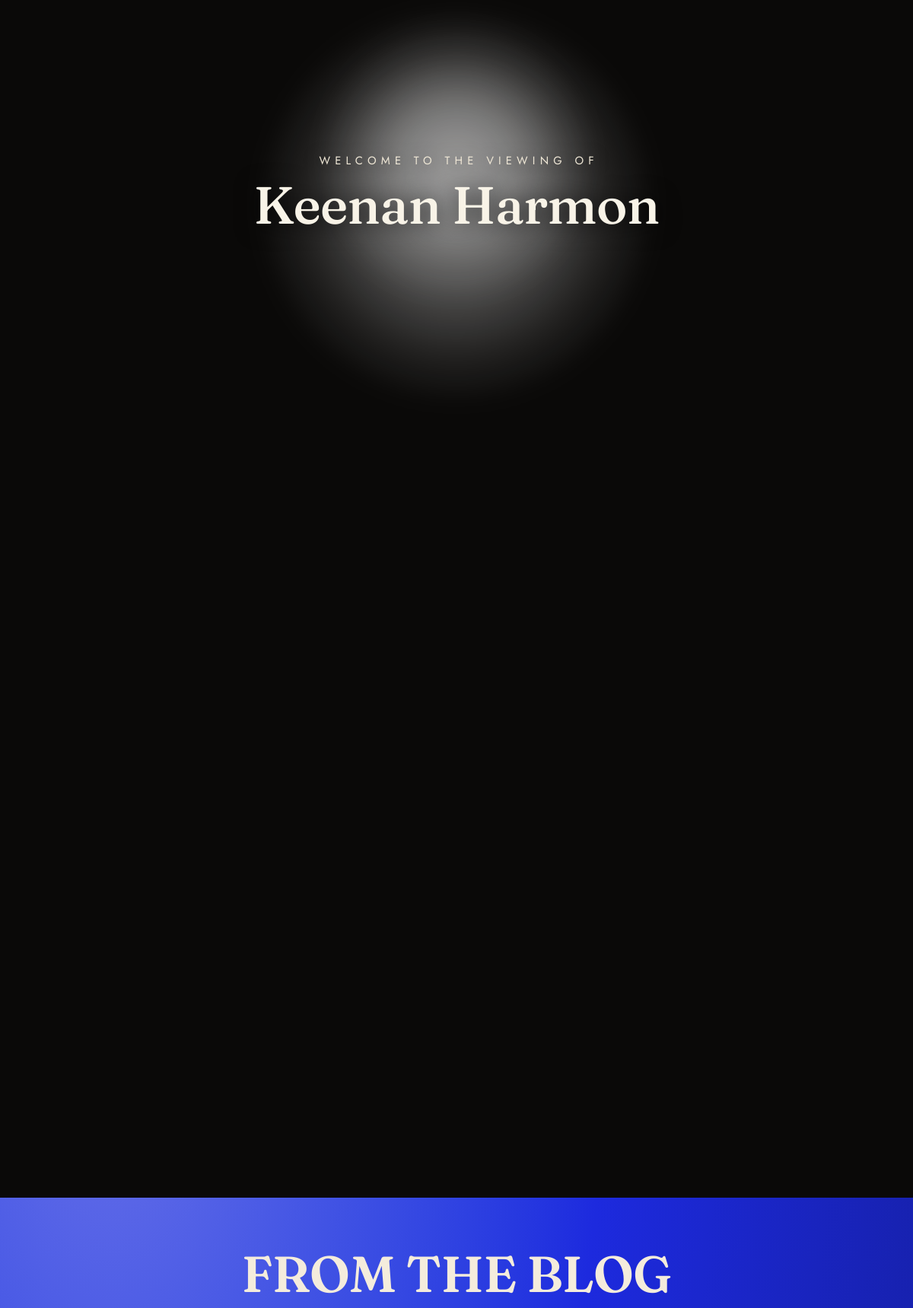
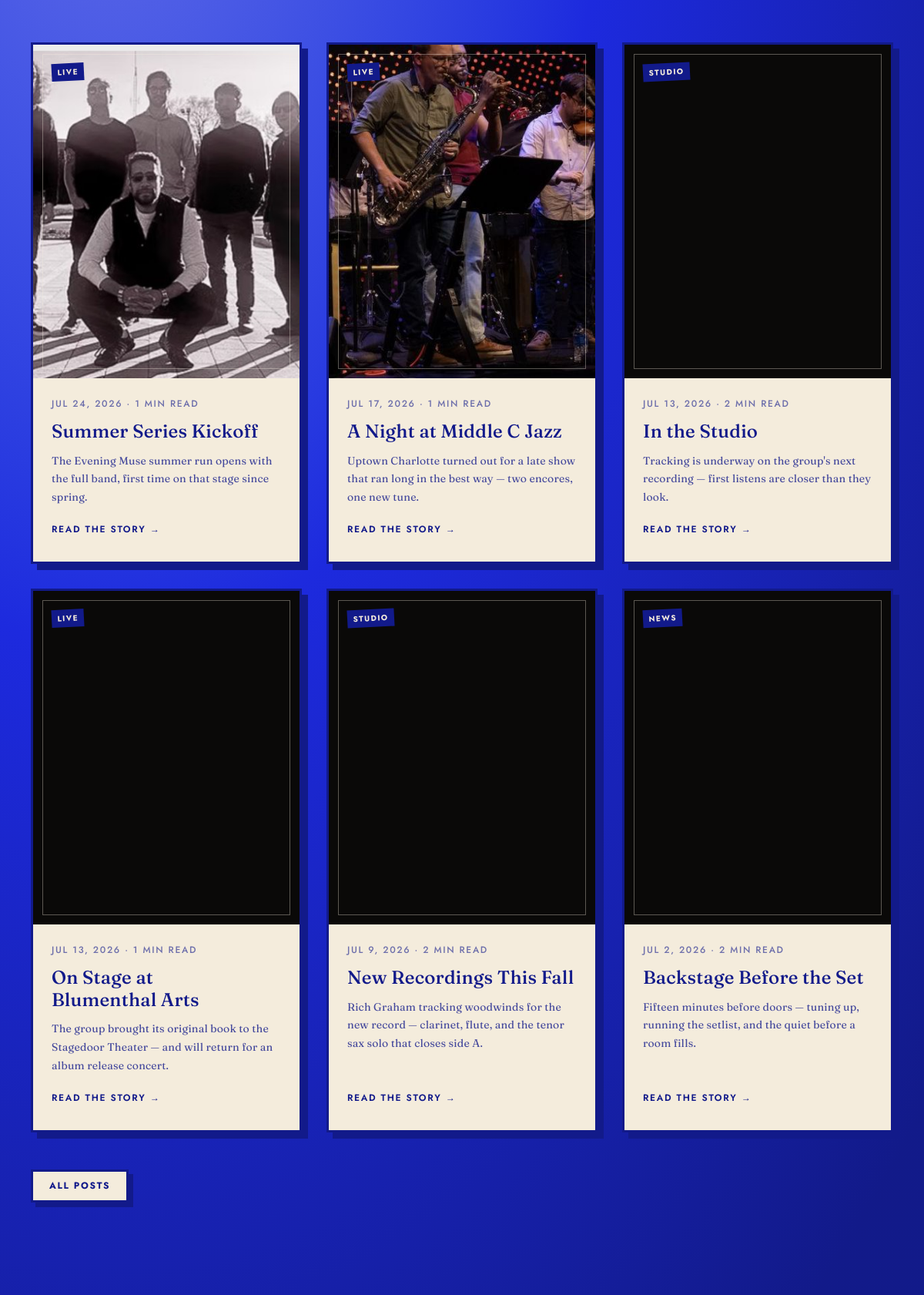
The page / (upper part) on the database its author committed (2 pictures, top to bottom).
### apps/blog/models.py (models this page shows, shortened)
class BlogPost(models.Model):
    title = models.CharField(max_length=200)
    slug = models.SlugField(max_length=220, unique=True)
    author = models.ForeignKey(
        settings.AUTH_USER_MODEL,
        null=True,
        blank=True,
        on_delete=models.SET_NULL,
        related_name="blog_posts",
    )
    category = models.ForeignKey(
        BlogCategory,
        null=True,
        blank=True,
        on_delete=models.SET_NULL,
        related_name="posts",
    )
    tags = models.ManyToManyField(BlogTag, blank=True, related_name="posts")
    featured_image = models.ImageField(upload_to="blog/", blank=True, null=True)
    image_focal_y = models.FloatField(default=0.5)
    excerpt = models.CharField(max_length=300, blank=True)
    body = models.TextField()
    is_published = models.BooleanField(default=False)
    is_archived = models.BooleanField(
        default=False,
        help_text="Move this post out of the main Blog feed into the Archive list at the "
                   "bottom of the page — still published and linkable, just out of the way.",
    )
    published_at = models.DateTimeField(null=True, blank=True)
    meta_description = models.CharField(max_length=160, blank=True)
    meta_keywords = models.CharField(max_length=255, blank=True)
    created_at = models.DateTimeField(auto_now_add=True)
    updated_at = models.DateTimeField(auto_now=True)
    class Meta:
        ordering = ["-published_at", "-created_at"]
        verbose_name = "Blog Post"
        verbose_name_plural = "Blog Posts"
    @property
    def reading_time(self):
        word_count = len(self.body.split())
        minutes = max(1, round(word_count / 200))
        return f"{minutes} min read"

class BlogCategory(models.Model):
    name = models.CharField(max_length=200, unique=True)
    slug = models.SlugField(max_length=220, unique=True, blank=True)
    description = models.TextField(blank=True)
    is_active = models.BooleanField(default=True)
    class Meta:
        ordering = ["name"]
        verbose_name = "Blog Category"
        verbose_name_plural = "Blog Categories"

### apps/core/views.py (the view)
# urls.py: path("", views.home, name="home"),
def home(request):
    from .models import HeroSlide, FeaturedBrand, HomeSectionCard, FAQ
    context = {}
    try:
        context["hero_slides"] = list(HeroSlide.objects.filter(is_active=True).order_by("sort_order"))
    except Exception:
        context["hero_slides"] = []
    try:
        from apps.gallery.models import GalleryPhoto
        gp = list(GalleryPhoto.objects.filter(is_active=True).order_by("sort_order"))
        feature = next((p for p in gp if p.is_hero), None)
        if feature is None and gp:
            feature = gp[0]
        context["hero_feature"] = feature
        context["hero_feature_mobile"] = next((p for p in gp if p.is_hero_mobile), None)
        context["about_mobile_photo"] = next(
            (p for p in gp if p.title == "Backstage, before the set"), feature
        )
        context["featured_photos"] = list(
            GalleryPhoto.objects.filter(is_active=True, is_featured=True).order_by("sort_order")[:5]
        )
        from apps.gallery.models import GalleryVideo
        context["featured_video"] = (
            GalleryVideo.objects.filter(is_active=True, is_featured=True).order_by("sort_order").first()
        )
    except Exception:
        context["hero_feature"] = None
        context["hero_feature_mobile"] = None
        context["about_mobile_photo"] = None
        context["featured_photos"] = []
        context["featured_video"] = None
    try:
        context["featured_brands"] = list(FeaturedBrand.objects.filter(is_active=True).order_by("sort_order"))
    except Exception:
        context["featured_brands"] = []
    try:
        context["section_cards"] = list(HomeSectionCard.objects.filter(is_active=True).order_by("sort_order"))
    except Exception:
        context["section_cards"] = []
    try:
        from apps.blog.models import BlogPost
        context["featured_posts"] = list(
            BlogPost.objects.filter(is_published=True)
            .select_related("category")[:6]
        )
    except Exception:
        context["featured_posts"] = []
    return render(request, "core/home.html", context)

### apps/core/context_processors.py (called while the page is built)
def site_settings(request):
    try:
        settings_obj = SiteSettings.objects.first()
    except Exception:
        settings_obj = None
    return {
        "site_settings": settings_obj,
    }

### apps/core/templatetags/assets.py (called while the page is built)
@register.simple_tag
def static_v(path):
    url = static(path)
    try:
        found = finders.find(path)
        if found:
            stamp = int(os.path.getmtime(Path(found)))
            sep = "&" if "?" in url else "?"
            return f"{url}{sep}v={stamp}"
    except Exception:
        pass
    return url

### apps/gallery/models.py (called while the page is built)
    @property
    def youtube_id(self):
        url = self.video_url or ""
        if "youtu.be/" in url:
            return url.split("youtu.be/")[-1].split("?")[0]
        if "youtube.com/watch" in url:
            from urllib.parse import urlparse, parse_qs
            return parse_qs(urlparse(url).query).get("v", [None])[0]
        if "youtube.com/embed/" in url:
            return url.split("youtube.com/embed/")[-1].split("?")[0]
        return None

    @property
    def watch_url(self):
        video_id = self.youtube_id
        if video_id:
            return f"https://www.youtube.com/watch?v={video_id}"
        return self.video_url

    @property
    def thumbnail_url(self):
        if self.thumbnail:
            return self.thumbnail.url
        video_id = self.youtube_id
        if video_id:
            return f"https://i.ytimg.com/vi/{video_id}/hqdefault.jpg"
        return ""

### templates/core/home.html (shortened to what this page needs)
{% extends "base.html" %}
{% load static %}
{% load assets %}
{% block content %}
<header class="hero-stage" id="hero-stage" aria-label="Nexus Jazz Group">
  {% with slide=hero_slides.0 %}
  <div class="hero-stage__inner">
    <p class="hero-stage__welcome">Welcome to the viewing of</p>
    <h1 class="hero-stage__title">
      <span class="hero-stage__name">Keenan Harmon</span>
    </h1>
  </div>
  {% endwith %}
</header>
<section class="section-x news-retro" aria-labelledby="news-title">
  <div class="container">
    <div class="news-retro__head">
      <h2 class="news-retro__heading reveal" id="news-title">From the Blog</h2>
    </div>
    <div class="post-cards post-cards--retro post-cards--home">
      {% for post in featured_posts %}
      <div class="reveal{% if forloop.counter0 == 1 %} reveal-d1{% elif forloop.counter0 == 2 %} reveal-d2{% elif forloop.counter0 == 3 %} reveal-d3{% elif forloop.counter0 > 3 %} reveal-d4{% endif %}">
        {% include "blog/_post_card.html" with post=post %}
      </div>
      {% empty %}
      <p class="empty-note">No posts yet — the first note lands soon.</p>
      {% endfor %}
    </div>
    {% if featured_posts %}
    <p class="section-foot reveal"><a class="btn btn--retro" href="{% url 'blog_index' %}">All posts</a></p>
    {% endif %}
  </div>
</section>
{% endblock %}

### templates/base.html (shortened to what this page needs)
<!DOCTYPE html>
<html lang="en">
<head>
  {% load static %}
  {% load assets %}
  <link rel="stylesheet" href="{% static_v 'css/theme.css' %}">
  <link rel="stylesheet" href="{% static_v 'css/base.css' %}">
  <link rel="stylesheet" href="{% static_v 'css/nexus.css' %}">
</head>
<body class="{% block body_class %}{% endblock %}">
  <main class="main-content" id="main">
    {% block content %}{% endblock %}
  </main>
</body>
</html>

### templates/partials/_nav.html (shortened to what this page needs)
{% load static %}

### templates/blog/_post_card.html (shortened to what this page needs)
<a class="post-card{% if not post.featured_image %} post-card--plate{% endif %}" href="{% url 'blog_detail' post.slug %}">
  <div class="post-card__cover">
    {% if post.featured_image %}
    <img src="{{ post.featured_image.url }}" alt=""
         style="object-position: center {% widthratio post.image_focal_y 1 100 %}%"
         loading="lazy" decoding="async">
    {% else %}
    <div class="post-card__plate" aria-hidden="true">
      <span class="post-card__plate-label">Nexus Jazz Group</span>
      <span class="post-card__plate-title">{{ post.title }}</span>
      <span class="post-card__plate-rule"></span>
    </div>
    {% endif %}
    <span class="post-card__tag">{% if post.category %}{{ post.category.name }}{% else %}Blog{% endif %}</span>
  </div>
  <div class="post-card__body">
    <p class="post-card__date">
      <time datetime="{{ post.published_at|date:'Y-m-d' }}">{{ post.published_at|date:"M j, Y" }}</time>
      · {{ post.reading_time }}
    </p>
    <h3 class="post-card__title">{{ post.title }}</h3>
    {% if post.excerpt %}<p class="post-card__excerpt">{{ post.excerpt }}</p>{% endif %}
    <span class="post-card__more">Read the story <span aria-hidden="true">→</span></span>
  </div>
</a>

### templates/partials/_footer.html (shortened to what this page needs)
{% load static %}

### static/css/theme.css (style rules this page uses)
:root { --color-primary: #C29B52; --color-primary-dark: #D6B26A; --color-primary-light: #231C10; --color-secondary: #0A0908; --color-accent: var(--color-primary); --font-heading: 'Fraunces', Georgia, 'Times New Roman', serif; --font-body: 'Jost', 'Futura', system-ui, sans-serif; --radius: 0.25rem; --color-bg: #0E0D0B; --color-surface: #171511; --color-surface-2: #1E1B16; --color-border: #2B2721; --color-text: #F2EFE6; --color-text-muted: #AFA795; --color-text-light: #857D6F; --color-inverse-bg: #F2EFE6; --color-inverse-text: #14120E; --color-success: #15803D; --color-warning: #B45309; --color-error: #B91C1C; --color-info: #1D4ED8; --text-xs: 0.75rem; --text-sm: 0.875rem; --text-base: 1rem; --text-lg: 1.125rem; --text-xl: clamp(1.25rem, 1.15rem + 0.5vw, 1.5rem); --text-2xl: clamp(1.6rem, 1.3rem + 1.2vw, 2.25rem); --text-3xl: clamp(2rem, 1.5rem + 2vw, 3rem); --text-hero: clamp(2.6rem, 1.7rem + 4vw, 5.25rem); --leading-tight: 1.15; --leading-body: 1.7; --tracking-label: 0.14em; --font-mono: ui-monospace, 'SF Mono', Menlo, monospace; --space-1: 0.25rem; --space-2: 0.5rem; --space-3: 0.75rem; --space-4: 1rem; --space-6: 1.5rem; --space-8: 2rem; --space-12: 3rem; --space-16: 4rem; --space-24: 6rem; --space-32: 8rem; --section-y-s1: clamp(2.5rem, 2rem + 2vw, 4rem); --section-y-s2: clamp(4rem, 3rem + 4vw, 7rem); --section-y-s3: clamp(5.5rem, 4rem + 6vw, 9rem); --section-y: var(--section-y-s3); --max-width: 80rem; --max-width-prose: 45rem; --container-pad: clamp(1.25rem, 4vw, 2.5rem); --radius-sm: calc(var(--radius) * 0.5); --radius-lg: calc(var(--radius) * 1.75); --radius-full: 999px; --shadow-sm: 0 1px 2px rgba(0,0,0,.4); --shadow: 0 2px 12px rgba(0,0,0,.45); --shadow-md: 0 8px 24px rgba(0,0,0,.5); --shadow-lg: 0 16px 40px rgba(0,0,0,.55); --t-fast: 150ms; --t-base: 240ms; --t-slow: 400ms; --ease-out: cubic-bezier(0.22, 1, 0.36, 1); --ease-in-out: cubic-bezier(0.65, 0, 0.35, 1); --focus-ring: 0 0 0 3px color-mix(in srgb, var(--color-primary) 45%, transparent); --text-4xl: var(--text-3xl); --transition: var(--t-fast) var(--ease-out); --transition-md: var(--t-base) var(--ease-out); }
html { scroll-behavior: smooth; }
body { font-family: var(--font-body); color: var(--color-text); background: var(--color-bg); line-height: var(--leading-body); margin: 0; }
h1, h2, h3, h4 { font-family: var(--font-heading); font-optical-sizing: auto; line-height: var(--leading-tight); color: var(--color-text); }
img, video, svg { max-width: 100%; height: auto; display: block; }
.reveal { opacity: 0; transform: translateY(24px); transition: opacity var(--t-slow) var(--ease-out), transform var(--t-slow) var(--ease-out); }
.reveal.visible { opacity: 1; transform: none; }
.reveal-d1 { transition-delay: 80ms; }
.reveal-d2 { transition-delay: 160ms; }
.reveal-d3 { transition-delay: 240ms; }
.reveal-d4 { transition-delay: 320ms; }

### static/css/base.css (style rules this page uses)
*, *::before, *::after { box-sizing: border-box; margin: 0; padding: 0; }
html { scroll-behavior: smooth; }
img, video { max-width: 100%; display: block; }
body { font-family: var(--font-body); font-size: var(--text-base); color: var(--color-text); background: var(--color-bg); line-height: 1.6; min-height: 100vh; display: flex; flex-direction: column; }
h1, h2, h3, h4, h5, h6 { font-family: var(--font-heading); line-height: 1.2; color: var(--color-text); margin-bottom: var(--space-4); }
h1 { font-size: var(--text-4xl); }
h2 { font-size: var(--text-3xl); }
h3 { font-size: var(--text-2xl); }
p { margin-bottom: var(--space-4); }
a { color: var(--color-primary); text-decoration: none; }
.container { max-width: var(--max-width); margin: 0 auto; padding: 0 var(--container-pad); }
.main-content { flex: 1; }
.btn { display: inline-block; padding: 0.625rem 1.5rem; font-size: var(--text-base); font-family: var(--font-body); font-weight: 600; border: 2px solid transparent; border-radius: var(--radius); cursor: pointer; text-decoration: none; transition: background var(--transition), color var(--transition), border-color var(--transition), box-shadow var(--transition); line-height: 1.4; }

### rows shown on the page
BlogPost: featured_image (picture), category.name "LIVE", published_at "JUL 24, 2026", reading_time "1 MIN READ", title "Summer Series Kickoff", excerpt "The Evening Muse summer run opens with the full band, first time on that stage since spring."
BlogPost: featured_image (picture), category.name "LIVE", published_at "JUL 17, 2026", reading_time "1 MIN READ", title "A Night at Middle C Jazz", excerpt "Uptown Charlotte turned out for a late show that ran long in the best way — two encores, one new tune."
BlogPost: featured_image (picture), category.name "STUDIO", published_at "JUL 13, 2026", reading_time "2 MIN READ", title "In the Studio", excerpt "Tracking is underway on the group's next recording — first listens are closer than they look."
BlogPost: featured_image (picture), category.name "LIVE", published_at "JUL 13, 2026", reading_time "1 MIN READ", title "On Stage at Blumenthal Arts", excerpt "The group brought its original book to the Stagedoor Theater — and will return for an album release concert."
BlogPost: featured_image (picture), category.name "STUDIO", published_at "JUL 9, 2026", reading_time "2 MIN READ", title "New Recordings This Fall", excerpt "Rich Graham tracking woodwinds for the new record — clarinet, flute, and the tenor sax solo that closes side A."
BlogPost: featured_image (picture), category.name "NEWS", published_at "JUL 2, 2026", reading_time "2 MIN READ", title "Backstage Before the Set", excerpt "Fifteen minutes before doors — tuning up, running the setlist, and the quiet before a room fills."
